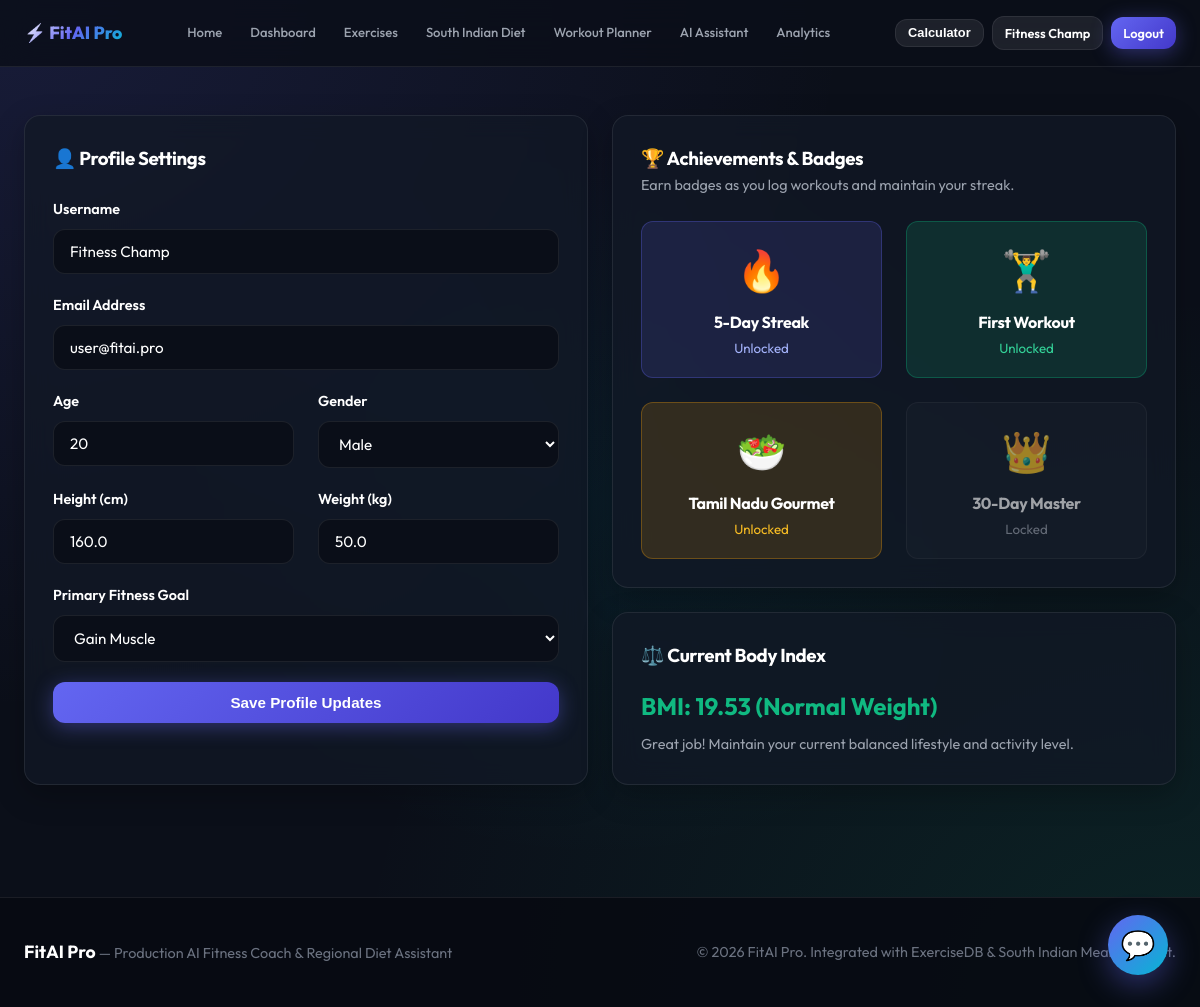
Screenshot of /profile (signed in) with the database file from the repository.
### tables this page shows
CREATE TABLE users (
            id INTEGER PRIMARY KEY AUTOINCREMENT,
            username TEXT NOT NULL,
            email TEXT UNIQUE NOT NULL,
            password_hash TEXT NOT NULL,
            age INTEGER DEFAULT 25,
            height REAL DEFAULT 175.0,
            weight REAL DEFAULT 70.0,
            gender TEXT DEFAULT 'male',
            goal TEXT DEFAULT 'Gain Muscle',
            is_admin INTEGER DEFAULT 0,
            created_at TIMESTAMP DEFAULT CURRENT_TIMESTAMP
        );

### app.py (the view, shortened to what this page needs)
@app.route('/profile', methods=['GET', 'POST'])
def profile():
    if 'user_id' not in session:
        return redirect(url_for('login'))
    conn = get_db()
    cursor = conn.cursor()
    cursor.execute("SELECT * FROM users WHERE id = ?", (session['user_id'],))
    user_row = cursor.fetchone()
    user = UserModel(user_row)
    conn.close()
    return render_template('profile.html', user=user, bmi=user.get_bmi(), bmi_info=user.get_bmi_info())

### app.py (called while the page is built)
def get_db():
    conn = sqlite3.connect(app.config['DATABASE'])
    conn.row_factory = sqlite3.Row
    return conn

@app.context_processor
def inject_user():
    user_obj = None
    if 'user_id' in session:
        conn = get_db()
        cursor = conn.cursor()
        cursor.execute("SELECT * FROM users WHERE id = ?", (session['user_id'],))
        row = cursor.fetchone()
        conn.close()
        if row:
            user_obj = UserModel(row)
    return dict(current_user=user_obj)

### models/user.py (called while the page is built)
    def get_bmi(self):
        return calculate_bmi(self.weight, self.height)

    def get_bmi_info(self):
        return get_bmi_category(self.get_bmi())

### utils/bmi.py (called while the page is built)
def calculate_bmi(weight_kg, height_cm):
    if not weight_kg or not height_cm or height_cm <= 0:
        return 0.0
    height_m = height_cm / 100.0
    bmi = weight_kg / (height_m * height_m)
    return round(bmi, 2)

### templates/profile.html (shortened to what this page needs)
{% extends "base.html" %}
{% block content %}
<div class="container" style="padding-top: 2rem; padding-bottom: 4rem;">
  <div class="grid-2" style="margin-bottom: 3rem;">
    <div class="glass-card">
      <h3 style="margin-bottom: 1.5rem;">👤 Profile Settings</h3>
      <form method="POST" action="{{ url_for('profile') }}">
        <div class="form-group">
          <label>Username</label>
          <input type="text" class="form-control" value="{{ user.username }}" disabled>
        </div>
        <div class="form-group">
          <label>Email Address</label>
          <input type="email" class="form-control" value="{{ user.email }}" disabled>
        </div>
        <div class="grid-2">
          <div class="form-group">
            <label>Age</label>
            <input type="number" name="age" class="form-control" value="{{ user.age }}" required>
          </div>
          <div class="form-group">
            <label>Gender</label>
            <select name="gender" class="form-control">
              <option value="male" {% if user.gender=='male' %}selected{% endif %}>Male</option>
            </select>
          </div>
        </div>
        <div class="grid-2">
          <div class="form-group">
            <label>Height (cm)</label>
            <input type="number" step="0.1" name="height" class="form-control" value="{{ user.height }}" required>
          </div>
          <div class="form-group">
            <label>Weight (kg)</label>
            <input type="number" step="0.1" name="weight" class="form-control" value="{{ user.weight }}" required>
          </div>
        </div>
        <div class="form-group">
          <label>Primary Fitness Goal</label>
          <select name="goal" class="form-control">
            <option value="Gain Muscle" {% if user.goal=='Gain Muscle' %}selected{% endif %}>Gain Muscle</option>
          </select>
        </div>
        <button type="submit" class="btn btn-primary" style="width: 100%;">Save Profile Updates</button>
      </form>
    </div>
    <div>
      <div class="glass-card" style="margin-bottom: 1.5rem;">
        <h3>🏆 Achievements & Badges</h3>
        <p style="color: var(--text-muted); font-size: 0.9rem; margin-bottom: 1.5rem;">Earn badges as you log workouts and maintain your streak.</p>
        <div class="grid-2">
          <div style="padding: 1rem; background: rgba(99, 102, 241, 0.15); border-radius: var(--radius-md); border: 1px solid var(--border-accent); text-align: center;">
            <div style="font-size: 2.5rem;">🔥</div>
            <h4 style="font-size: 1rem; margin-top: 0.5rem;">5-Day Streak</h4>
            <small style="color: #a5b4fc;">Unlocked</small>
          </div>
          <div style="padding: 1rem; background: rgba(16, 185, 129, 0.15); border-radius: var(--radius-md); border: 1px solid var(--secondary-glow); text-align: center;">
            <div style="font-size: 2.5rem;">🏋️‍♂️</div>
            <h4 style="font-size: 1rem; margin-top: 0.5rem;">First Workout</h4>
            <small style="color: #34d399;">Unlocked</small>
          </div>
          <div style="padding: 1rem; background: rgba(245, 158, 11, 0.15); border-radius: var(--radius-md); border: 1px solid rgba(245, 158, 11, 0.3); text-align: center;">
            <div style="font-size: 2.5rem;">🥗</div>
            <h4 style="font-size: 1rem; margin-top: 0.5rem;">Tamil Nadu Gourmet</h4>
            <small style="color: #fbbf24;">Unlocked</small>
          </div>
          <div style="padding: 1rem; background: rgba(255, 255, 255, 0.03); border-radius: var(--radius-md); border: 1px solid var(--border-glass); text-align: center; opacity: 0.6;">
            <div style="font-size: 2.5rem;">👑</div>
            <h4 style="font-size: 1rem; margin-top: 0.5rem;">30-Day Master</h4>
            <small style="color: var(--text-muted);">Locked</small>
          </div>
        </div>
      </div>
      <div class="glass-card">
        <h3>⚖️ Current Body Index</h3>
        <div style="margin-top: 1rem;">
          <div style="font-size: 1.5rem; font-weight: 700; color: {{ bmi_info.color }};">
            BMI: {{ bmi }} ({{ bmi_info.category }})
          </div>
          <p style="color: var(--text-muted); font-size: 0.9rem; margin-top: 0.5rem;">
            {{ bmi_info.advice }}
          </p>
        </div>
      </div>
    </div>
  </div>
</div>
{% endblock %}

### templates/base.html (shortened to what this page needs)
<!DOCTYPE html>
<html lang="en">
<head>
  <link rel="stylesheet" href="{{ url_for('static', filename='css/style.css') }}">
</head>
<body>
  <nav class="navbar">
    <div class="container nav-container" style="gap: 0.75rem;">
      <a href="{{ url_for('index') }}" class="brand-logo" style="font-size: 1.1rem; white-space: nowrap;">
        ⚡ FitAI Pro
      </a>
      <ul class="nav-links" style="gap: 0.25rem; font-size: 0.82rem;">
        <li><a href="{{ url_for('index') }}" class="{% if request.endpoint == 'index' %}active{% endif %}">Home</a></li>
        <li><a href="{{ url_for('dashboard') }}" class="{% if request.endpoint == 'dashboard' %}active{% endif %}">Dashboard</a></li>
        <li><a href="{{ url_for('exercises') }}" class="{% if request.endpoint == 'exercises' %}active{% endif %}">Exercises</a></li>
        <li><a href="{{ url_for('diet_planner') }}" class="{% if request.endpoint == 'diet_planner' %}active{% endif %}">South Indian Diet</a></li>
        <li><a href="{{ url_for('workout_planner') }}" class="{% if request.endpoint == 'workout_planner' %}active{% endif %}">Workout Planner</a></li>
        <li><a href="{{ url_for('chatbot') }}" class="{% if request.endpoint == 'chatbot' %}active{% endif %}">AI Assistant</a></li>
        <li><a href="{{ url_for('analytics') }}" class="{% if request.endpoint == 'analytics' %}active{% endif %}">Analytics</a></li>
      </ul>
      <div style="display: flex; align-items: center; gap: 0.5rem; flex-shrink: 0;">
        <button id="open-calc-modal" class="btn btn-secondary" style="padding: 0.35rem 0.75rem; font-size: 0.8rem;">
          Calculator
        </button>
        {% if current_user %}
          <a href="{{ url_for('profile') }}" class="btn btn-secondary" style="padding: 0.35rem 0.75rem; font-size: 0.8rem;">
            {{ current_user.username }}
          </a>
          <a href="{{ url_for('logout') }}" class="btn btn-primary" style="padding: 0.35rem 0.75rem; font-size: 0.8rem;">Logout</a>
        {% else %}
          <a href="{{ url_for('login') }}" class="btn btn-secondary" style="padding: 0.35rem 0.75rem; font-size: 0.8rem;">Login</a>
          <a href="{{ url_for('register') }}" class="btn btn-primary" style="padding: 0.35rem 0.75rem; font-size: 0.8rem;">Sign Up</a>
        {% endif %}
      </div>
    </div>
  </nav>
  <main style="flex: 1;">
    {% block content %}{% endblock %}
  </main>
  <a href="{{ url_for('chatbot') }}" class="chat-widget-button" title="Ask FitAI Pro Chatbot">
    💬
  </a>
  <footer>
    <div class="container" style="display: flex; justify-content: space-between; align-items: center; flex-wrap: wrap; gap: 1rem;">
      <div>
        <strong style="color: white; font-size: 1.1rem;">FitAI Pro</strong> — Production AI Fitness Coach & Regional Diet Assistant
      </div>
      <div>
        © 2026 FitAI Pro. Integrated with ExerciseDB & South Indian Meals Dataset.
      </div>
    </div>
  </footer>
</body>
</html>

### static/css/style.css (style rules this page uses)
:root { --bg-dark: #0b0f19; --bg-card: rgba(18, 24, 38, 0.75); --bg-card-hover: rgba(28, 36, 56, 0.85); --bg-glass: rgba(255, 255, 255, 0.03); --border-glass: rgba(255, 255, 255, 0.08); --border-accent: rgba(99, 102, 241, 0.3); --primary: #6366f1; --primary-hover: #4f46e5; --primary-glow: rgba(99, 102, 241, 0.4); --secondary: #10b981; --secondary-glow: rgba(16, 185, 129, 0.3); --accent-cyan: #06b6d4; --accent-orange: #f97316; --text-main: #ffffff; --text-muted: #9ca3af; --text-dim: #6b7280; --radius-lg: 16px; --radius-md: 12px; --radius-sm: 8px; --transition: all 0.3s cubic-bezier(0.4, 0, 0.2, 1); --font-family: 'Outfit', 'Inter', -apple-system, BlinkMacSystemFont, sans-serif; }
* { box-sizing: border-box; margin: 0; padding: 0; }
body { background-color: var(--bg-dark); background-image: radial-gradient(at 0% 0%, rgba(99, 102, 241, 0.15) 0px, transparent 50%), radial-gradient(at 100% 100%, rgba(16, 185, 129, 0.12) 0px, transparent 50%), radial-gradient(at 50% 50%, rgba(6, 182, 212, 0.08) 0px, transparent 50%); background-attachment: fixed; color: var(--text-main); font-family: var(--font-family); line-height: 1.6; min-height: 100vh; display: flex; flex-direction: column; }
h1, h2, h3, h4, h5, h6 { font-weight: 700; letter-spacing: -0.02em; color: #ffffff; }
a { color: var(--primary); text-decoration: none; transition: var(--transition); }
.container { max-width: 1280px; margin: 0 auto; padding: 0 1.5rem; width: 100%; }
.navbar { position: sticky; top: 0; z-index: 100; background: rgba(11, 15, 25, 0.85); backdrop-filter: blur(16px); -webkit-backdrop-filter: blur(16px); border-bottom: 1px solid var(--border-glass); padding: 1rem 0; }
.nav-container { display: flex; align-items: center; justify-content: space-between; }
.brand-logo { display: flex; align-items: center; gap: 0.75rem; font-size: 1.5rem; font-weight: 800; background: linear-gradient(135deg, #ffffff 0%, var(--primary) 50%, var(--accent-cyan) 100%); -webkit-background-clip: text; -webkit-text-fill-color: transparent; }
.nav-links { display: flex; align-items: center; gap: 1.5rem; list-style: none; }
.nav-links a { color: var(--text-muted); font-weight: 500; padding: 0.5rem 0.75rem; border-radius: var(--radius-sm); }
.btn { display: inline-flex; align-items: center; justify-content: center; gap: 0.5rem; padding: 0.75rem 1.5rem; border-radius: var(--radius-md); font-weight: 600; font-size: 0.95rem; cursor: pointer; border: none; transition: var(--transition); text-decoration: none; }
.btn-primary { background: linear-gradient(135deg, var(--primary) 0%, #4338ca 100%); color: #ffffff; box-shadow: 0 4px 20px var(--primary-glow); }
.btn-secondary { background: rgba(255, 255, 255, 0.08); color: #ffffff; border: 1px solid var(--border-glass); }
.glass-card { background: var(--bg-card); backdrop-filter: blur(12px); -webkit-backdrop-filter: blur(12px); border: 1px solid var(--border-glass); border-radius: var(--radius-lg); padding: 1.75rem; transition: var(--transition); box-shadow: 0 10px 30px rgba(0, 0, 0, 0.25); }
.grid-2 { display: grid; grid-template-columns: repeat(2, 1fr); gap: 1.5rem; }
.form-group { margin-bottom: 1.25rem; }
.form-group label { display: block; font-weight: 600; font-size: 0.9rem; margin-bottom: 0.5rem; color: #ffffff; }
.form-control, select, textarea { width: 100%; padding: 0.75rem 1rem; background: rgba(11, 15, 25, 0.95); border: 1px solid var(--border-glass); border-radius: var(--radius-md); color: #ffffff !important; font-family: inherit; font-size: 0.95rem; transition: var(--transition); }
select option { background-color: #111827 !important; color: #ffffff !important; font-weight: 600 !important; padding: 10px !important; }
.chat-widget-button { position: fixed; bottom: 2rem; right: 2rem; width: 60px; height: 60px; border-radius: 50%; background: linear-gradient(135deg, var(--primary) 0%, var(--accent-cyan) 100%); color: white; display: flex; align-items: center; justify-content: center; font-size: 1.75rem; box-shadow: 0 10px 30px var(--primary-glow); cursor: pointer; z-index: 999; transition: var(--transition); }
footer { margin-top: auto; border-top: 1px solid var(--border-glass); padding: 2.5rem 0; background: rgba(7, 10, 18, 0.9); color: var(--text-dim); font-size: 0.9rem; }

### rows the page displays
users: username "Fitness Champ", email "user@fitai.pro", age "20", gender "Male", height "160.0", weight "50.0", goal "Gain Muscle"

### other values shown
{{ bmi }} "19.53"
{{ bmi_info.category }} "Normal Weight"
{{ bmi_info.advice }} "Great job! Maintain your current balanced lifestyle and activity level."
